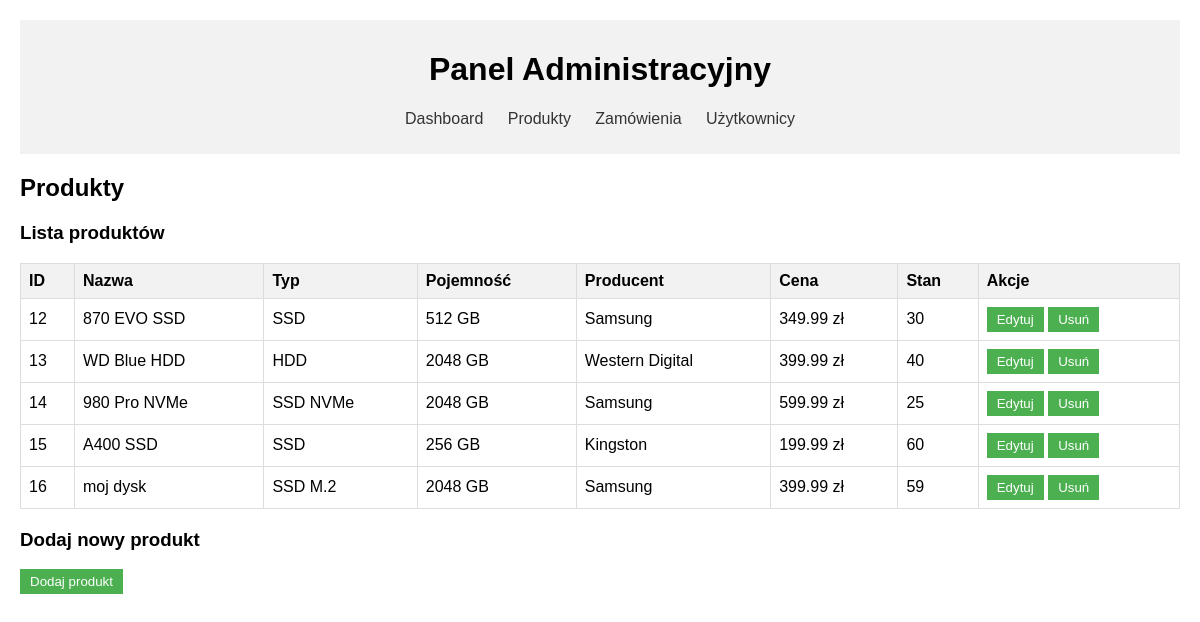
The app's page /adminpanel/produkty.php (signed in) with its own data.
### tables this page shows
CREATE TABLE `produkty` (
  `produkt_id` int(11) NOT NULL,
  `nazwa` varchar(100) NOT NULL,
  `typ_id` int(11) NOT NULL,
  `pojemnosc_id` int(11) NOT NULL,
  `producent_id` int(11) NOT NULL,
  `cena` decimal(10,2) NOT NULL,
  `ilosc_w_magazynie` int(11) NOT NULL DEFAULT 0,
  `data_dodania` date NOT NULL,
  `opis` text DEFAULT NULL
);

CREATE TABLE `typydyskow` (
  `typ_id` int(11) NOT NULL,
  `nazwa` varchar(50) NOT NULL,
  `opis` text DEFAULT NULL
);

CREATE TABLE `pojemnosci` (
  `pojemnosc_id` int(11) NOT NULL,
  `wartość` int(11) NOT NULL,
  `jednostka` varchar(2) DEFAULT 'GB'
);

CREATE TABLE `producenci` (
  `producent_id` int(11) NOT NULL,
  `nazwa` varchar(50) NOT NULL,
  `kraj` varchar(50) DEFAULT NULL,
  `rok_zalozenia` int(11) DEFAULT NULL
);

### adminpanel/produkty.php (the view, shortened to what this page needs)
<?php
include 'config.php';
$stmt = $pdo->query("
    SELECT
        p.produkt_id,
        p.nazwa,
        t.nazwa AS typ_nazwa,
        po.wartość AS pojemnosc,
        po.jednostka AS pojemnosc_jednostka,
        pr.nazwa AS producent_nazwa,
        p.cena,
        p.ilosc_w_magazynie
    FROM produkty p
    JOIN typydyskow t ON p.typ_id = t.typ_id
    JOIN pojemnosci po ON p.pojemnosc_id = po.pojemnosc_id
    JOIN producenci pr ON p.producent_id = pr.producent_id
");
$produkty = $stmt->fetchAll();
?><!DOCTYPE html>
<html lang="pl">
<head>
    <link rel="stylesheet" href="styleadmin.css">
</head>
<body>
    <header>
        <h1>Panel Administracyjny</h1>
        <nav>
            <ul>
            <li><a href="index.php">Dashboard</a></li>
                <li><a href="produkty.php">Produkty</a></li>
                <li><a href="zamowienia.php">Zamówienia</a></li>
                <li><a href="uzytkownicy.php">Użytkownicy</a></li>
            </ul>
        </nav>
    </header>
    <main>
        <h2>Produkty</h2>
        <section>
            <h3>Lista produktów</h3>
            <table>
                <thead>
                    <tr>
                        <th>ID</th>
                        <th>Nazwa</th>
                        <th>Typ</th>
                        <th>Pojemność</th>
                        <th>Producent</th>
                        <th>Cena</th>
                        <th>Stan</th>
                        <th>Akcje</th>
                    </tr>
                </thead>
                <tbody>
                <?php foreach ($produkty as $produkt): ?>
                    <tr>
                        <td><?= $produkt['produkt_id'] ?></td>
                        <td><?= $produkt['nazwa'] ?></td>
                        <td><?= $produkt['typ_nazwa'] ?></td>
                        <td><?= $produkt['pojemnosc'] . ' ' . $produkt['pojemnosc_jednostka'] ?></td>
                        <td><?= $produkt['producent_nazwa'] ?></td>
                        <td><?= $produkt['cena'] ?> zł</td>
                        <td><?= $produkt['ilosc_w_magazynie'] ?></td>
                        <td>
                        <button onclick="openEditForm(<?= $produkt['produkt_id'] ?>)">Edytuj</button>
                        <button onclick="deleteProduct(<?= $produkt['produkt_id'] ?>)">Usuń</button>
                        </td>
                    </tr>
                <?php endforeach; ?>
                </tbody>
            </table>
        </section>
<section>
    <h3>Dodaj nowy produkt</h3>
    <button onclick="openAddForm()">Dodaj produkt</button>
</section>
    </main>
</body>
</html>

### adminpanel/styleadmin.css (style rules this page uses)
body { font-family: Arial, sans-serif; margin: 20px; }
header { background-color: #f2f2f2; padding: 10px; text-align: center; }
nav ul { list-style-type: none; padding: 0; }
nav ul li { display: inline; margin: 0 10px; }
nav ul li a { text-decoration: none; color: #333; }
main { margin-top: 20px; }
table { width: 100%; border-collapse: collapse; margin-bottom: 20px; }
th, td { border: 1px solid #ddd; padding: 8px; text-align: left; }
th { background-color: #f2f2f2; }
button { padding: 5px 10px; background-color: #4CAF50; color: white; border: none; cursor: pointer; }

### records on screen
produkty: produkt_id "12", nazwa "870 EVO SSD", typ.nazwa "SSD", pojemnosc.wartość "512", pojemnosc.jednostka "GB", producent.nazwa "Samsung", cena "349.99", ilosc_w_magazynie "30"
produkty: produkt_id "13", nazwa "WD Blue HDD", typ.nazwa "HDD", pojemnosc.wartość "2048", pojemnosc.jednostka "GB", producent.nazwa "Western Digital", cena "399.99", ilosc_w_magazynie "40"
produkty: produkt_id "14", nazwa "980 Pro NVMe", typ.nazwa "SSD NVMe", pojemnosc.wartość "2048", pojemnosc.jednostka "GB", producent.nazwa "Samsung", cena "599.99", ilosc_w_magazynie "25"
produkty: produkt_id "15", nazwa "A400 SSD", typ.nazwa "SSD", pojemnosc.wartość "256", pojemnosc.jednostka "GB", producent.nazwa "Kingston", cena "199.99", ilosc_w_magazynie "60"
produkty: produkt_id "16", nazwa "moj dysk", typ.nazwa "SSD M.2", pojemnosc.wartość "2048", pojemnosc.jednostka "GB", producent.nazwa "Samsung", cena "399.99", ilosc_w_magazynie "59"
